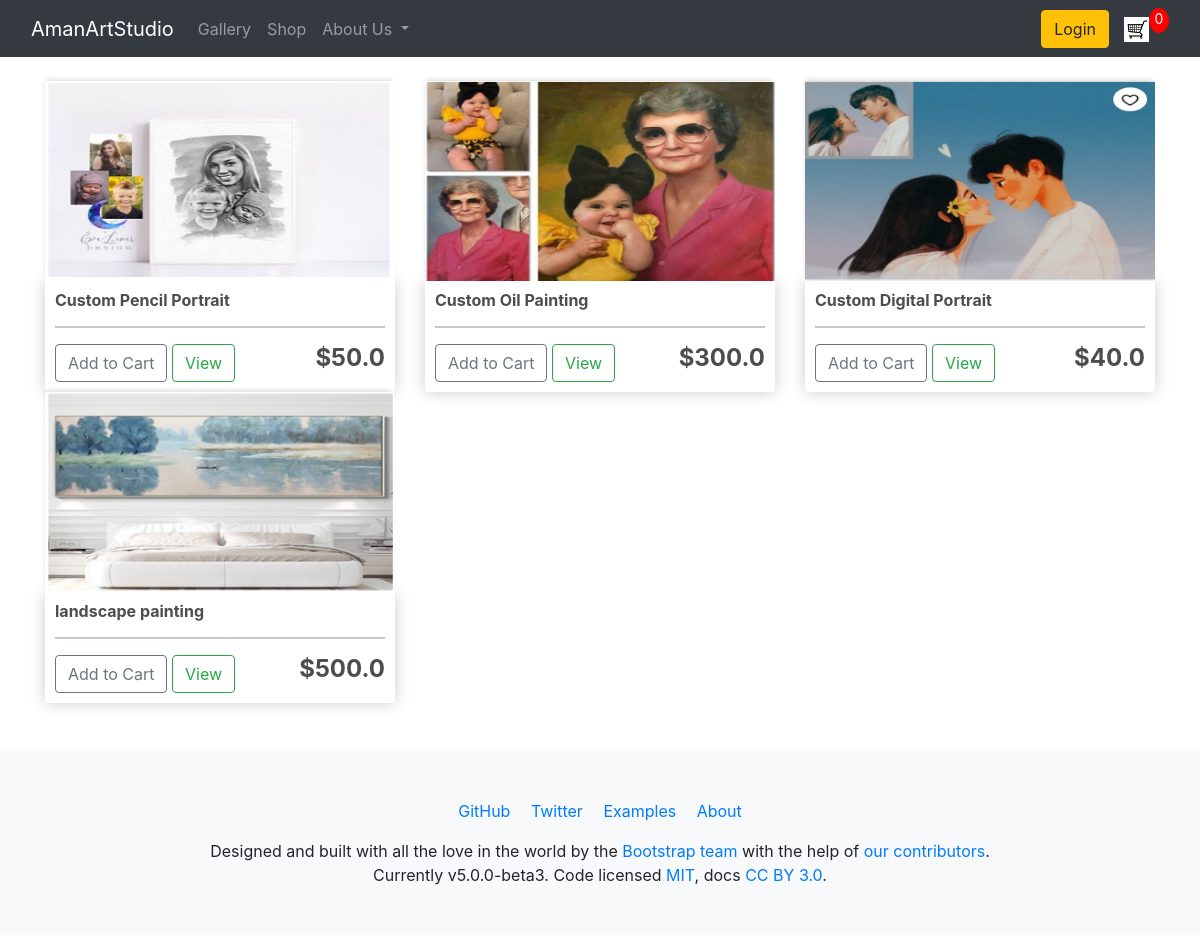
The app's page /shop/ with its own data.
### shop/models.py (models this page shows, shortened)
class Product(models.Model):
	name = models.CharField(max_length=200)
	price = models.FloatField()
	digital = models.BooleanField(default=False,null=True, blank=True)
	image = models.ImageField(null=True, blank=True)
	@property
	def imageURL(self):
		try:
			url = self.image.url
		except:
			url = ''
		return url

### shop/views.py (the view)
# urls.py: path('',include('shop.urls')),
def shop(request):
    data = cartData(request)
    cartItems = data['cartItems']
    order = data['order']
    items = data['items']
    products = Product.objects.all()
    context = {'products':products, 'cartItems':cartItems}
    return render(request, 'shop/shop.html', context)

### shop/utils.py (called while the page is built, shortened)
def cookieCart(request):
	try:
		cart = json.loads(request.COOKIES['cart'])
	except:
		cart = {}
		print('CART:', cart)
	items = []
	order = {'get_cart_total':0, 'get_cart_items':0, 'shipping':False}
	cartItems = order['get_cart_items']
	return {'cartItems':cartItems ,'order':order, 'items':items}

def cartData(request):
	if request.user.is_authenticated:
		customer = request.user.customer
		order, created = Order.objects.get_or_create(customer=customer, complete=False)
		items = order.orderitem_set.all()
		cartItems = order.get_cart_items
	else:
		cookieData = cookieCart(request)
		cartItems = cookieData['cartItems']
		order = cookieData['order']
		items = cookieData['items']
	return {'cartItems':cartItems ,'order':order, 'items':items}

### shop/templates/shop/shop.html
{% extends 'shop/main.html' %}
{% load static %}
{% block content %}
    <div class="row">
        {% for product in products %}
        <div class="col-lg-4">
            <img class="thumbnail" src="{{product.imageURL}}">
            <div class="box-element product">
                <h6><strong>{{product.name}}</strong></h6>
                <hr>
                <button data-product="{{product.id}}" data-action="add" class="btn btn-outline-secondary add-btn update-cart">Add to Cart</button>
                <a class="btn btn-outline-success" href="#">View</a>
                <h4 style="display: inline-block; float: right"><strong>${{product.price}}</strong></h4>
            </div>
        </div>
        {% endfor %}
    </div>
{% endblock content %}

### shop/templates/shop/main.html (shortened to what this page needs)
<!DOCTYPE html>
{% load static %}
<html>
    <head>
            <link href="{% static 'css/main.css' %}" rel="stylesheet">
            <link href="{% static 'css/bootstrap-min.css' %}" rel="stylesheet">
            <link rel="stylesheet" href="https://maxcdn.bootstrapcdn.com/bootstrap/4.5.2/css/bootstrap.min.css">
     </head>
     <body>
        <nav class="navbar navbar-expand-lg navbar-dark bg-dark">
        <div class="container-fluid">
            <a class="navbar-brand" href="{% url 'home' %}">AmanArtStudio</a>
            <div class="collapse navbar-collapse" id="navbarScroll">
            <ul class="navbar-nav me-auto my-2 my-lg-0 navbar-nav-scroll" style="--bs-scroll-height: 100px;">
                <li class="nav-item">
                <a class="nav-link" href="{% url 'gallery' %}">Gallery</a>
                </li>
                <li class="nav-item">
                <a class="nav-link" href="{% url 'shop' %}">Shop</a>
                </li>
                <li class="nav-item dropdown">
                <a class="nav-link dropdown-toggle" href="#" id="navbarScrollingDropdown" role="button" data-bs-toggle="dropdown" aria-expanded="false">
                    About Us
                </a>
                </li>
            </ul>
            <a class="btn btn-warning" href="#">Login</a>
            <a href="{% url 'cart' %}"><img  id="cart-icon" src="{% static 'images/cart-icon.jpg' %}"></a>
            <p id="cart-total">{{cartItems}}</p>
            </div>
        </div>
        </nav>
        <div class="container">
            <br>
            {% block content %}
            {% endblock content %}
        </div>
        <footer class="bd-footer p-3 p-md-5 mt-5 bg-light text-center text-sm-start">
        <div class="container">
            <ul class="bd-footer-links ps-0 mb-3">
            <li class="d-inline-block"><a href="https://github.com/twbs">GitHub</a></li>
            <li class="d-inline-block ms-3"><a href="https://twitter.com/getbootstrap">Twitter</a></li>
            <li class="d-inline-block ms-3"><a href="/docs/5.0/examples/">Examples</a></li>
            <li class="d-inline-block ms-3"><a href="/docs/5.0/about/overview/">About</a></li>
            </ul>
            <p class="mb-0">Designed and built with all the love in the world by the <a href="/docs/5.0/about/team/">Bootstrap team</a> with the help of <a href="https://github.com/twbs/bootstrap/graphs/contributors">our contributors</a>.</p>
            <p class="mb-0">Currently v5.0.0-beta3. Code licensed <a href="https://github.com/twbs/bootstrap/blob/main/LICENSE" target="_blank" rel="license noopener">MIT</a>, docs <a href="https://creativecommons.org/licenses/by/3.0/" target="_blank" rel="license noopener">CC BY 3.0</a>.</p>
        </div>
        </footer>
     </body>
</html>

### static/css/main.css (style rules this page uses)
body { background-color: hsl(0, 0%, 98%); }
h1,h2,h3,h4,h5,h6 { color:hsl(0, 0%, 30%); }
.box-element { box-shadow:hsl(0, 0%, 80%) 0 0 16px; background-color: #fff; border-radius: 4px; padding: 10px; }
.thumbnail { width: 100%; height: 200px; -webkit-box-shadow: -1px -3px 5px -2px rgba(214,214,214,1); -moz-box-shadow: -1px -3px 5px -2px rgba(214,214,214,1); box-shadow: -1px -3px 5px -2px rgba(214,214,214,1); }
.product { border-radius: 0 0 4px 4px; }
.bg-dark { background-color: #4f868c!important; }
#cart-icon { width:25px; display: inline-block; margin-left: 15px; }
#cart-total { display: block; text-align: center; color:#fff; background-color: red; width: 20px; height: 25px; border-radius: 50%; font-size: 14px; }
.col-lg-4, .col-lg-6, .col-lg-8, .col-lg-12 { margin-top: 10px; }
.btn { border-radius: 0; }

### records on screen
Product: imageURL (picture), name "Custom Pencil Portrait", price "50.0"
Product: imageURL (picture), name "Custom Oil Painting", price "300.0"
Product: imageURL (picture), name "Custom Digital Portrait", price "40.0"
Product: imageURL (picture), name "landscape painting", price "500.0"

### other values on screen
{{ cartItems }} "0"
